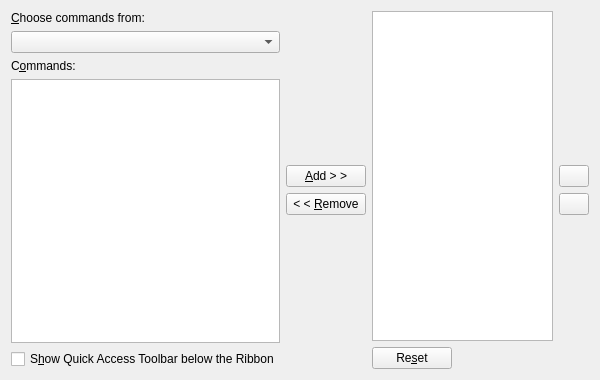
<?xml version="1.0" encoding="UTF-8"?>
<ui version="4.0">
 <class>ARibbonQuickAccessBarCustomizePage</class>
 <widget class="QWidget" name="ARibbonQuickAccessBarCustomizePage">
  <property name="geometry">
   <rect>
    <x>0</x>
    <y>0</y>
    <width>600</width>
    <height>380</height>
   </rect>
  </property>
  <property name="minimumSize">
   <size>
    <width>600</width>
    <height>380</height>
   </size>
  </property>
  <property name="windowTitle">
   <string>Quick Access Toolbar</string>
  </property>
  <property name="statusTip">
   <string>Customize the Quick Access Toolbar</string>
  </property>
  <layout class="QHBoxLayout" name="horizontalLayout" stretch="0,0,0,1">
   <item>
    <layout class="QVBoxLayout" name="verticalLayout_3" stretch="0,1,0,0,0">
     <item>
      <widget class="QLabel" name="labelCommandsFrom">
       <property name="text">
        <string>&amp;Choose commands from:</string>
       </property>
       <property name="textFormat">
        <enum>Qt::AutoText</enum>
       </property>
       <property name="wordWrap">
        <bool>false</bool>
       </property>
       <property name="openExternalLinks">
        <bool>false</bool>
       </property>
       <property name="textInteractionFlags">
        <set>Qt::LinksAccessibleByMouse</set>
       </property>
       <property name="buddy">
        <cstring>comboBoxSourceCategory</cstring>
       </property>
      </widget>
     </item>
     <item>
      <widget class="QComboBox" name="comboBoxSourceCategory"/>
     </item>
     <item>
      <widget class="QLabel" name="labelCommands">
       <property name="text">
        <string>C&amp;ommands:</string>
       </property>
       <property name="textInteractionFlags">
        <set>Qt::LinksAccessibleByMouse</set>
       </property>
       <property name="buddy">
        <cstring>commandsList</cstring>
       </property>
      </widget>
     </item>
     <item>
      <widget class="QListWidget" name="commandsList"/>
     </item>
     <item>
      <widget class="QCheckBox" name="checkBoxQATOn">
       <property name="text">
        <string>S&amp;how Quick Access Toolbar below the Ribbon</string>
       </property>
      </widget>
     </item>
    </layout>
   </item>
   <item>
    <layout class="QVBoxLayout" name="verticalLayout" stretch="0,0,1,0">
     <property name="sizeConstraint">
      <enum>QLayout::SetDefaultConstraint</enum>
     </property>
     <item>
      <spacer name="verticalSpacer">
       <property name="orientation">
        <enum>Qt::Vertical</enum>
       </property>
       <property name="sizeType">
        <enum>QSizePolicy::MinimumExpanding</enum>
       </property>
       <property name="sizeHint" stdset="0">
        <size>
         <width>20</width>
         <height>40</height>
        </size>
       </property>
      </spacer>
     </item>
     <item>
      <widget class="QPushButton" name="addButton">
       <property name="sizePolicy">
        <sizepolicy hsizetype="Fixed" vsizetype="Fixed">
         <horstretch>0</horstretch>
         <verstretch>0</verstretch>
        </sizepolicy>
       </property>
       <property name="text">
        <string>&amp;Add &gt; &gt;</string>
       </property>
       <property name="autoDefault">
        <bool>false</bool>
       </property>
      </widget>
     </item>
     <item>
      <widget class="QPushButton" name="removeButton">
       <property name="sizePolicy">
        <sizepolicy hsizetype="Fixed" vsizetype="Fixed">
         <horstretch>0</horstretch>
         <verstretch>0</verstretch>
        </sizepolicy>
       </property>
       <property name="text">
        <string>&lt; &lt; &amp;Remove</string>
       </property>
      </widget>
     </item>
     <item>
      <spacer name="verticalSpacer_2">
       <property name="orientation">
        <enum>Qt::Vertical</enum>
       </property>
       <property name="sizeType">
        <enum>QSizePolicy::MinimumExpanding</enum>
       </property>
       <property name="sizeHint" stdset="0">
        <size>
         <width>20</width>
         <height>40</height>
        </size>
       </property>
      </spacer>
     </item>
    </layout>
   </item>
   <item>
    <layout class="QVBoxLayout" name="verticalLayout_2">
     <item>
      <widget class="QListWidget" name="quickAccessBarList"/>
     </item>
     <item>
      <widget class="QPushButton" name="pushButtonReset">
       <property name="sizePolicy">
        <sizepolicy hsizetype="Fixed" vsizetype="Fixed">
         <horstretch>0</horstretch>
         <verstretch>0</verstretch>
        </sizepolicy>
       </property>
       <property name="text">
        <string>Re&amp;set</string>
       </property>
      </widget>
     </item>
    </layout>
   </item>
   <item>
    <layout class="QVBoxLayout" name="verticalLayout_4">
     <item>
      <spacer name="verticalSpacer_3">
       <property name="orientation">
        <enum>Qt::Vertical</enum>
       </property>
       <property name="sizeHint" stdset="0">
        <size>
         <width>20</width>
         <height>40</height>
        </size>
       </property>
      </spacer>
     </item>
     <item>
      <widget class="QPushButton" name="upButton">
       <property name="sizePolicy">
        <sizepolicy hsizetype="Fixed" vsizetype="Fixed">
         <horstretch>0</horstretch>
         <verstretch>0</verstretch>
        </sizepolicy>
       </property>
       <property name="minimumSize">
        <size>
         <width>0</width>
         <height>0</height>
        </size>
       </property>
       <property name="maximumSize">
        <size>
         <width>30</width>
         <height>30</height>
        </size>
       </property>
       <property name="text">
        <string/>
       </property>
      </widget>
     </item>
     <item>
      <widget class="QPushButton" name="downButton">
       <property name="sizePolicy">
        <sizepolicy hsizetype="Fixed" vsizetype="Fixed">
         <horstretch>0</horstretch>
         <verstretch>0</verstretch>
        </sizepolicy>
       </property>
       <property name="minimumSize">
        <size>
         <width>0</width>
         <height>0</height>
        </size>
       </property>
       <property name="maximumSize">
        <size>
         <width>30</width>
         <height>30</height>
        </size>
       </property>
       <property name="text">
        <string/>
       </property>
       <property name="flat">
        <bool>false</bool>
       </property>
      </widget>
     </item>
     <item>
      <spacer name="verticalSpacer_4">
       <property name="orientation">
        <enum>Qt::Vertical</enum>
       </property>
       <property name="sizeHint" stdset="0">
        <size>
         <width>20</width>
         <height>40</height>
        </size>
       </property>
      </spacer>
     </item>
    </layout>
   </item>
  </layout>
 </widget>
 <resources/>
 <connections/>
</ui>
